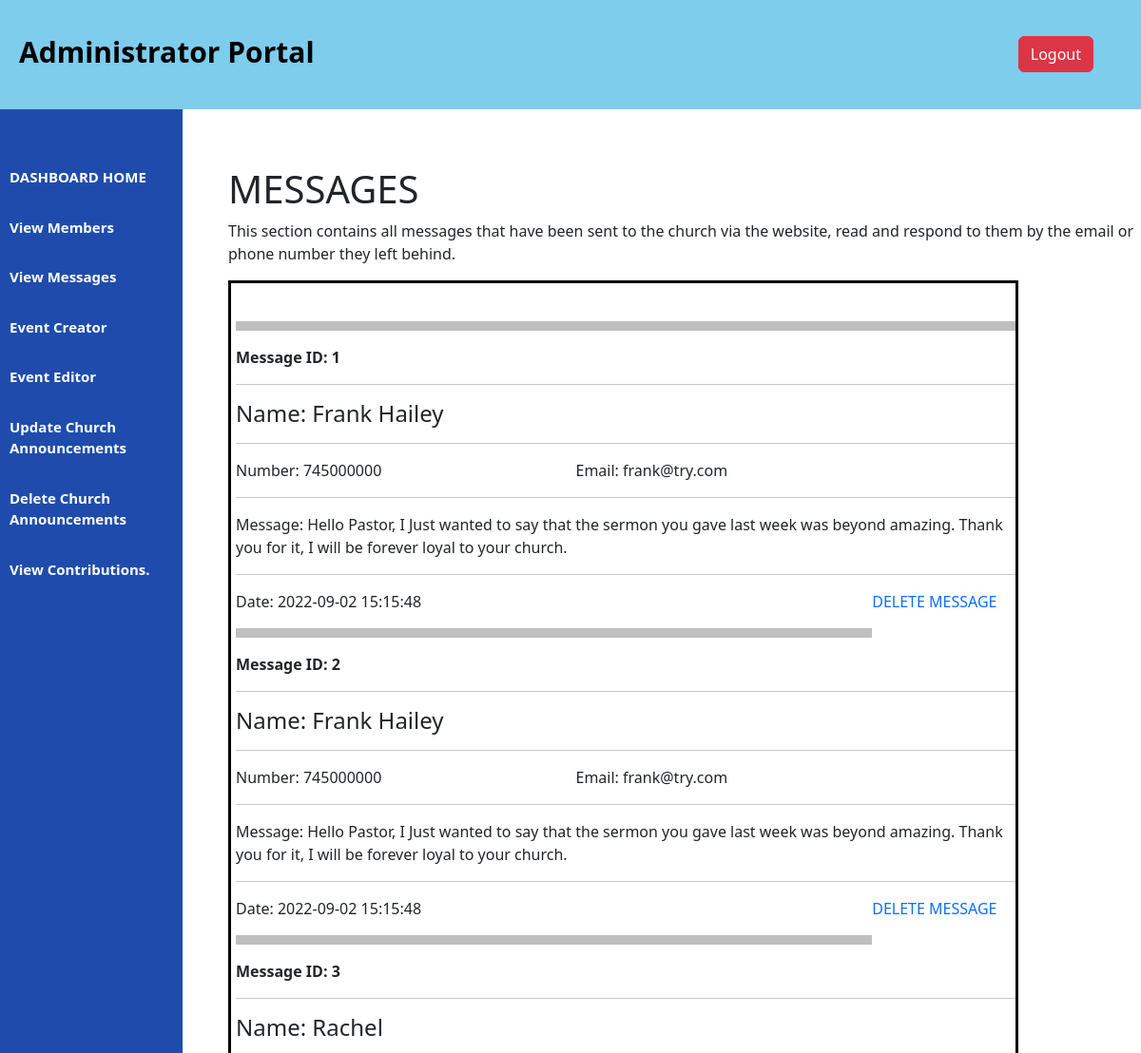
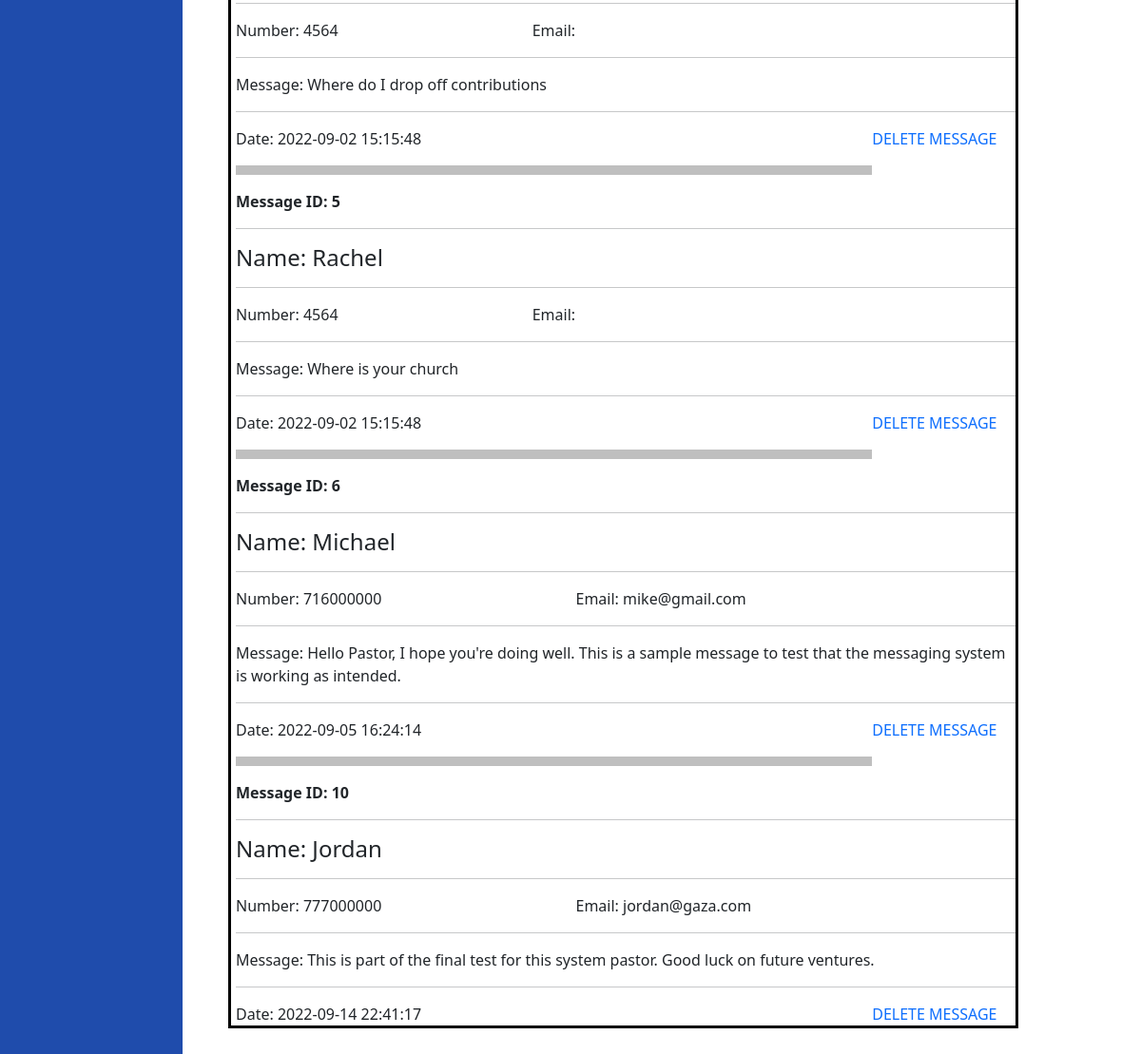
Page /texts.php (signed in) on the committed database (2 pictures, top to bottom).
### tables this page shows
CREATE TABLE `messages` (
  `ID` int(11) NOT NULL,
  `name` varchar(50) NOT NULL,
  `number` int(20) NOT NULL,
  `email` varchar(30) NOT NULL,
  `message` varchar(450) NOT NULL,
  `date` datetime NOT NULL DEFAULT current_timestamp()
);

### texts.php (the view, shortened to what this page needs)
<?php
    $seen = mysqli_connect("localhost","root","","church_system");
    $sql = "SELECT * FROM messages";
    $result = mysqli_query($seen, $sql);
?>
<!DOCTYPE html>
<html lang="en">
<head>
    <link rel="stylesheet" href ="dash.css">
<link href="https://cdn.jsdelivr.net/npm/bootstrap@5.2.0/dist/css/bootstrap.min.css" rel="stylesheet">
</head>
<?php
    include "adminheader.php";
?>
<div class="content">
        <div class="adminsection_1">
            <h1 class="img-text">MESSAGES</h1>
        </div>
        <p>This section contains all messages that have been sent to the church via the website,
            read and respond to them by the email or phone number they left behind. </p>
        <div class="message_reader">
                <?php
                 while($aquire=$result->fetch_assoc())
                    {
                ?>
            <br>
            <hr style="border-top: 10px solid black; margin-left: 0px;">
            <h8><b>Message ID: <?php echo "{$aquire['ID']}"; ?> </b></h8>
            <hr>
            <h4>Name: <?php echo "{$aquire['name']}"; ?> </h4>
            <hr>
            <p1>Number: <?php echo "{$aquire['number']}"; ?></p1>
            <p1>Email:  <?php echo "{$aquire['email']}"; ?></p1>
            <hr>
            <div>
                Message: <?php echo "{$aquire['message']}"; ?>
            </div>
            <hr>
            <p2>Date: <?php echo "{$aquire['date']}"?></p2>
            <p1 class="del">
                <?php echo "<a onClick=\" javascript:return confirm('Are you sure you want to permanently delete this message?') \"
                href='msg_del.php?msg_id={$aquire['ID']}'> DELETE MESSAGE </a>"?>
            </p1>
                <?php } ?>
        </div>

### dash.css (style rules this page uses)
a,a:hover { text-decoration: none!important; }
.content { margin-left: 20%; margin-top: 5%; }

### texts.php (style rules this page uses)
.message_reader { width: 22cm; padding-left: 5px; border: 3px solid black; padding-left: 5px; margin-bottom: 100px; }
p1 { margin-right: 200px ; }
p2 { margin-bottom: 35px; border-bottom: 30px; border-width: 22cm; }
.del { float: right; margin-right: 20px; margin-bottom: 25px; }

### rows in the picture
messages: ID "1", name "Frank Hailey", number "745000000", email "frank@try.com", message "Hello Pastor, I Just wanted to say that the sermon you gave last week was beyond amazing. Thank you for it, I will be forever loyal to your church.", date "2022-09-02 15:15:48"
messages: ID "2", name "Frank Hailey", number "745000000", email "frank@try.com", message "Hello Pastor, I Just wanted to say that the sermon you gave last week was beyond amazing. Thank you for it, I will be forever loyal to your church.", date "2022-09-02 15:15:48"
messages: ID "3", name "Rachel", number "4564", message "Where do I drop off contributions", date "2022-09-02 15:15:48"
messages: ID "5", name "Rachel", number "4564", message "Where is your church", date "2022-09-02 15:15:48"
messages: ID "6", name "Michael", number "716000000", email "mike@gmail.com", message "Hello Pastor, I hope you're doing well. This is a sample message to test that the messaging system is working as intended.", date "2022-09-05 16:24:14"
messages: ID "10", name "Jordan", number "777000000", email "jordan@gaza.com", message "This is part of the final test for this system pastor. Good luck on future ventures.", date "2022-09-14 22:41:17"
